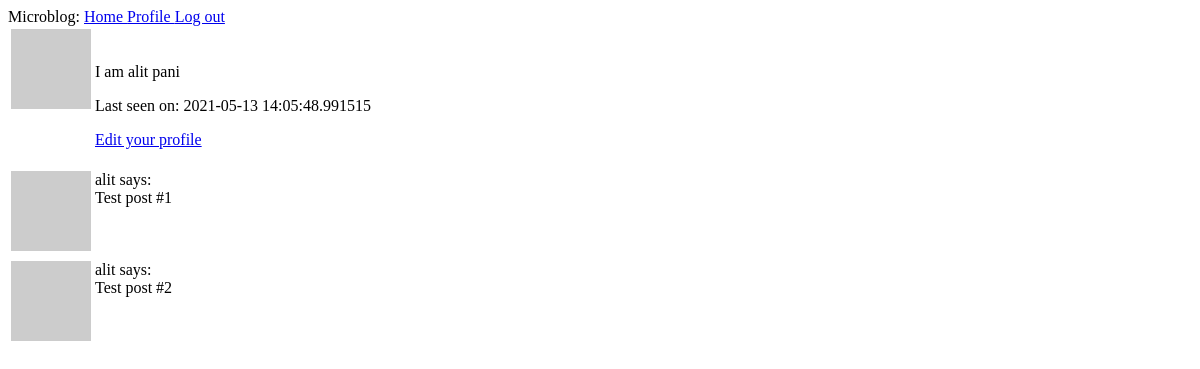
Before: /user/alit (signed in) with the older database file.
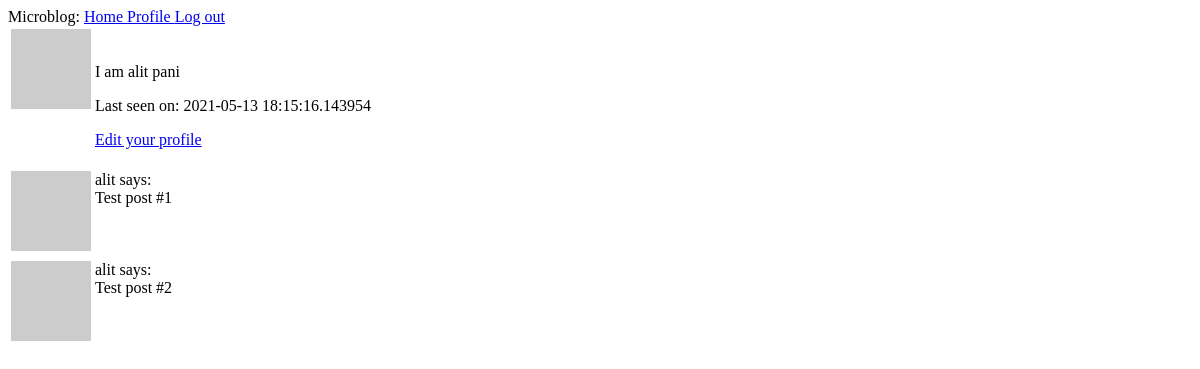
After: the same page with the newer database file.
### app/models.py (models this page shows, shortened)
class User(UserMixin,db.Model):
    id = db.Column(db.Integer,primary_key = True)
    username = db.Column(db.String(64),index = True, unique = True)
    email = db.Column(db.String(120),index = True, unique = True)
    password_hash = db.Column(db.String(120))
    posts = db.relationship('Post', backref= 'author', lazy = 'dynamic')
    about_me = db.Column(db.String(140))
    last_seen = db.Column(db.DateTime, default=datetime.utcnow)
    followed = db.relationship(
        'User', secondary=followers,
        primaryjoin=(followers.c.follower_id == id),
        secondaryjoin=(followers.c.followed_id == id),
        backref=db.backref('followers', lazy='dynamic'), lazy='dynamic')
    def avatar(self,size):
        digest = md5(self.email.lower().encode('utf-8')).hexdigest()
        print('https://www.gravatar.com/avatar/{}?d=identicon&s={}'.format(digest, size))
        return 'https://www.gravatar.com/avatar/{}?d=identicon&s={}'.format(digest, size)

### app/routes.py (the view)
@app.route('/user/<username>')
@login_required
def user(username):
    user = User.query.filter_by(username=username).first_or_404()
    posts = [
        {'author': user, 'body': 'Test post #1'},
        {'author': user, 'body': 'Test post #2'}
    ]
    return render_template('user.html', user=user, posts=posts)

### app/models.py (called while the page is built)
@login.user_loader
def load_user(id):
    return User.query.get(int(id))

### app/routes.py (called while the page is built)
@app.before_request
def before_request():
    if current_user.is_authenticated:
        current_user.last_seen = datetime.utcnow()
        db.session.commit()

### app/templates/user.html
{% extends 'base.html' %}
{% block content %}
<table>
    <tr valign="top">
        <td><img src="{{ user.avatar(128) }}" alt=""></td>
        <td><img src="{{ user.username }}" alt="">
            {% if user.about_me %}<p>{{ user.about_me }}</p>{% endif %}
            {% if user.last_seen %}<p>Last seen on: {{ user.last_seen }}</p>{% endif %}
                {% if user == current_user %}
                <p><a href="{{ url_for('edit_profile') }}">Edit your profile</a></p>
                {% endif %}
        </td>
    </tr>
</table>
{% for post in posts %}
{% include '_post.html' %}
{% endfor %}
{% endblock content %}

### app/templates/base.html (shortened to what this page needs)
<!DOCTYPE html>
<html lang="en">
<head>
</head>
<body>
    <div> Microblog:
        <a href=" {{ url_for('index') }} "> Home </a>
        {% if current_user.is_anonymous %}
        <a href=" {{ url_for('login') }} ">Sign Up</a>
        {% else %}
        <a href="{{ url_for('user',username=current_user.username)}}"> Profile </a>
         <a href=" {{ url_for('logout') }} ">Log out</a>
        {% endif %}
    </div>
    {% block content %} {% endblock %}
</body>
</html>

### app/templates/_post.html
<table>
    <tr valign = "top" >
        <td><img src="{{ post.author.avatar(36) }}" alt=""></td>
        <td>{{ post.author.username }} says:<br>{{ post.body }}</td>
    </tr>
</table>

Changed rows visible on the page:
changed User "I am alit pani": last_seen "2021-05-13 14:05:48.991515" → "2021-05-13 18:15:16.143954"
